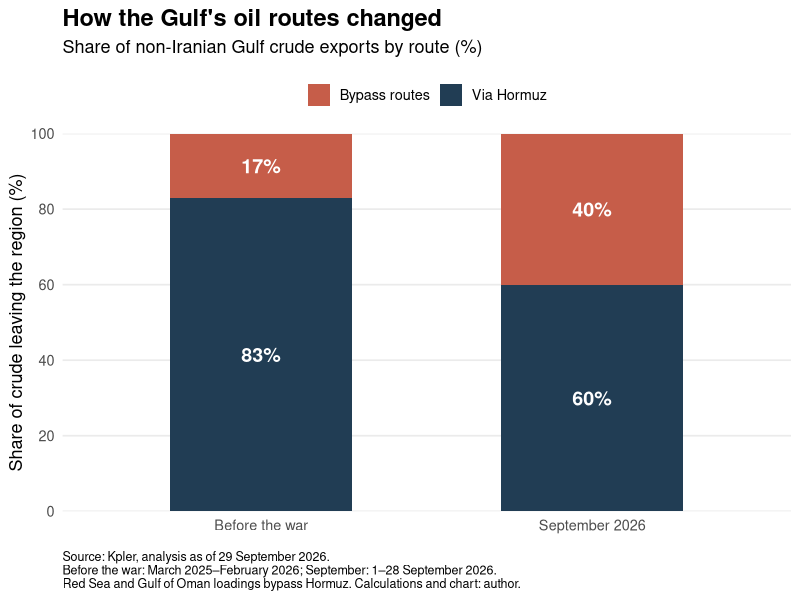
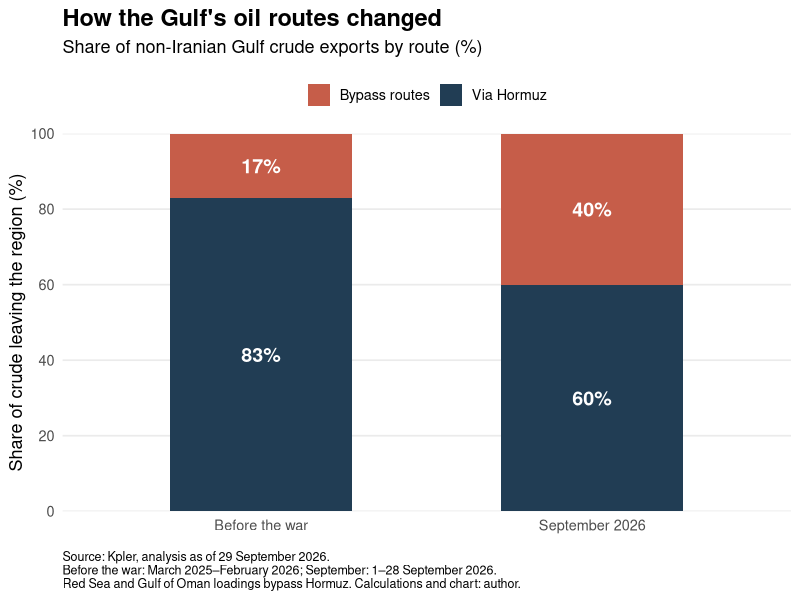

The R script that drew these images, in order:
# Article 3: Gulf crude export routes before and during the 2026 conflict
# Source: Kpler, 29 September 2026.
# Pre-war: March 2025–February 2026; September: 1–28 September 2026.
# Shares of non-Iranian Gulf crude/condensate exports by route, not volumes.
library(ggplot2)

df <- data.frame(
  period = c("Before the war", "Before the war", "September 2026", "September 2026"),
  route = c("Via Hormuz", "Bypass routes", "Via Hormuz", "Bypass routes"),
  share = c(83,17,60,40)
)
df$period <- factor(df$period, levels = c("Before the war", "September 2026"))
df$route <- factor(df$route, levels = c("Bypass routes", "Via Hormuz"))
p <- ggplot(df, aes(x=period, y=share, fill=route)) +
  geom_col(width=0.55) +
  geom_text(aes(label=paste0(share,"%")), position=position_stack(vjust=0.5),
            colour="white", fontface="bold", size=5) +
  scale_fill_manual(values=c("Bypass routes"="#C65D49", "Via Hormuz"="#213D54")) +
  scale_y_continuous(limits=c(0,100),breaks=seq(0,100,20),expand=c(0,0)) +
  labs(title="How the Gulf's oil routes changed",
       subtitle="Share of non-Iranian Gulf crude exports by route (%)",
       x=NULL,y="Share of crude leaving the region (%)",fill=NULL,
       caption=paste("Source: Kpler, analysis as of 29 September 2026.",
       "Before the war: March 2025–February 2026; September: 1–28 September 2026.",
       "Red Sea and Gulf of Oman loadings bypass Hormuz. Calculations and chart: author.",
       sep="\n")) +
  theme_minimal(base_size=13) +
  theme(legend.position="top",panel.grid.major.x=element_blank(),
        panel.grid.minor=element_blank(),
        plot.title=element_text(face="bold",size=17),
        plot.subtitle=element_text(margin=margin(b=12)),
        plot.caption=element_text(hjust=0,size=9,margin=margin(t=12)))
print(p)
ggsave("adipec_gulf_export_routes.png",plot=p,width=9,height=5.8,dpi=300,bg="white")
